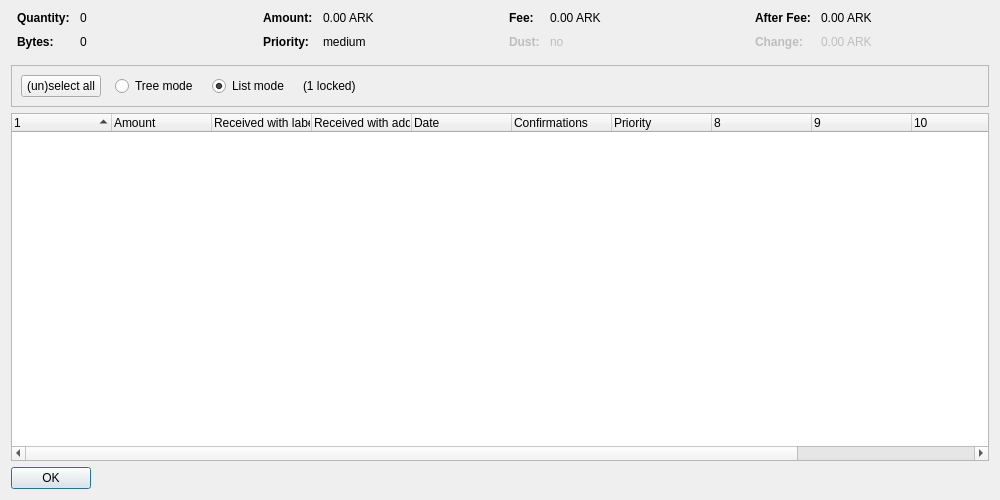
<?xml version="1.0" encoding="UTF-8"?>
<ui version="4.0">
 <class>CoinControlDialog</class>
 <widget class="QDialog" name="CoinControlDialog">
  <property name="geometry">
   <rect>
    <x>0</x>
    <y>0</y>
    <width>1000</width>
    <height>500</height>
   </rect>
  </property>
  <property name="windowTitle">
   <string>Coin Selection</string>
  </property>
  <layout class="QVBoxLayout" name="verticalLayout">
   <item>
    <layout class="QHBoxLayout" name="horizontalLayoutTop" stretch="0,0,0,0">
     <property name="topMargin">
      <number>0</number>
     </property>
     <property name="bottomMargin">
      <number>10</number>
     </property>
     <item>
      <layout class="QFormLayout" name="formLayoutCoinControl1">
       <property name="horizontalSpacing">
        <number>10</number>
       </property>
       <property name="verticalSpacing">
        <number>10</number>
       </property>
       <property name="leftMargin">
        <number>6</number>
       </property>
       <property name="rightMargin">
        <number>6</number>
       </property>
       <item row="0" column="0">
        <widget class="QLabel" name="labelCoinControlQuantityText">
         <property name="font">
          <font>
           <weight>75</weight>
           <bold>true</bold>
          </font>
         </property>
         <property name="text">
          <string>Quantity:</string>
         </property>
        </widget>
       </item>
       <item row="0" column="1">
        <widget class="QLabel" name="labelCoinControlQuantity">
         <property name="cursor">
          <cursorShape>IBeamCursor</cursorShape>
         </property>
         <property name="contextMenuPolicy">
          <enum>Qt::ActionsContextMenu</enum>
         </property>
         <property name="text">
          <string notr="true">0</string>
         </property>
         <property name="textInteractionFlags">
          <set>Qt::LinksAccessibleByMouse|Qt::TextSelectableByKeyboard|Qt::TextSelectableByMouse</set>
         </property>
        </widget>
       </item>
       <item row="1" column="0">
        <widget class="QLabel" name="labelCoinControlBytesText">
         <property name="font">
          <font>
           <weight>75</weight>
           <bold>true</bold>
          </font>
         </property>
         <property name="text">
          <string>Bytes:</string>
         </property>
        </widget>
       </item>
       <item row="1" column="1">
        <widget class="QLabel" name="labelCoinControlBytes">
         <property name="cursor">
          <cursorShape>IBeamCursor</cursorShape>
         </property>
         <property name="contextMenuPolicy">
          <enum>Qt::ActionsContextMenu</enum>
         </property>
         <property name="text">
          <string notr="true">0</string>
         </property>
         <property name="textInteractionFlags">
          <set>Qt::LinksAccessibleByMouse|Qt::TextSelectableByKeyboard|Qt::TextSelectableByMouse</set>
         </property>
        </widget>
       </item>
      </layout>
     </item>
     <item>
      <layout class="QFormLayout" name="formLayoutCoinControl2">
       <property name="horizontalSpacing">
        <number>10</number>
       </property>
       <property name="verticalSpacing">
        <number>10</number>
       </property>
       <property name="leftMargin">
        <number>6</number>
       </property>
       <property name="rightMargin">
        <number>6</number>
       </property>
       <item row="0" column="0">
        <widget class="QLabel" name="labelCoinControlAmountText">
         <property name="font">
          <font>
           <weight>75</weight>
           <bold>true</bold>
          </font>
         </property>
         <property name="text">
          <string>Amount:</string>
         </property>
        </widget>
       </item>
       <item row="0" column="1">
        <widget class="QLabel" name="labelCoinControlAmount">
         <property name="cursor">
          <cursorShape>IBeamCursor</cursorShape>
         </property>
         <property name="contextMenuPolicy">
          <enum>Qt::ActionsContextMenu</enum>
         </property>
         <property name="text">
          <string notr="true">0.00 ARK</string>
         </property>
         <property name="textInteractionFlags">
          <set>Qt::LinksAccessibleByMouse|Qt::TextSelectableByKeyboard|Qt::TextSelectableByMouse</set>
         </property>
        </widget>
       </item>
       <item row="1" column="0">
        <widget class="QLabel" name="labelCoinControlPriorityText">
         <property name="font">
          <font>
           <weight>75</weight>
           <bold>true</bold>
          </font>
         </property>
         <property name="text">
          <string>Priority:</string>
         </property>
        </widget>
       </item>
       <item row="1" column="1">
        <widget class="QLabel" name="labelCoinControlPriority">
         <property name="cursor">
          <cursorShape>IBeamCursor</cursorShape>
         </property>
         <property name="contextMenuPolicy">
          <enum>Qt::ActionsContextMenu</enum>
         </property>
         <property name="text">
          <string notr="true">medium</string>
         </property>
         <property name="textInteractionFlags">
          <set>Qt::LinksAccessibleByMouse|Qt::TextSelectableByKeyboard|Qt::TextSelectableByMouse</set>
         </property>
        </widget>
       </item>
      </layout>
     </item>
     <item>
      <layout class="QFormLayout" name="formLayoutCoinControl3">
       <property name="horizontalSpacing">
        <number>10</number>
       </property>
       <property name="verticalSpacing">
        <number>10</number>
       </property>
       <property name="leftMargin">
        <number>6</number>
       </property>
       <property name="rightMargin">
        <number>6</number>
       </property>
       <item row="0" column="0">
        <widget class="QLabel" name="labelCoinControlFeeText">
         <property name="font">
          <font>
           <weight>75</weight>
           <bold>true</bold>
          </font>
         </property>
         <property name="text">
          <string>Fee:</string>
         </property>
        </widget>
       </item>
       <item row="0" column="1">
        <widget class="QLabel" name="labelCoinControlFee">
         <property name="cursor">
          <cursorShape>IBeamCursor</cursorShape>
         </property>
         <property name="contextMenuPolicy">
          <enum>Qt::ActionsContextMenu</enum>
         </property>
         <property name="text">
          <string notr="true">0.00 ARK</string>
         </property>
         <property name="textInteractionFlags">
          <set>Qt::LinksAccessibleByMouse|Qt::TextSelectableByKeyboard|Qt::TextSelectableByMouse</set>
         </property>
        </widget>
       </item>
       <item row="1" column="0">
        <widget class="QLabel" name="labelCoinControlLowOutputText">
         <property name="enabled">
          <bool>false</bool>
         </property>
         <property name="font">
          <font>
           <weight>75</weight>
           <bold>true</bold>
          </font>
         </property>
         <property name="text">
          <string>Dust:</string>
         </property>
        </widget>
       </item>
       <item row="1" column="1">
        <widget class="QLabel" name="labelCoinControlLowOutput">
         <property name="enabled">
          <bool>false</bool>
         </property>
         <property name="cursor">
          <cursorShape>IBeamCursor</cursorShape>
         </property>
         <property name="contextMenuPolicy">
          <enum>Qt::ActionsContextMenu</enum>
         </property>
         <property name="text">
          <string notr="true">no</string>
         </property>
         <property name="textInteractionFlags">
          <set>Qt::LinksAccessibleByMouse|Qt::TextSelectableByKeyboard|Qt::TextSelectableByMouse</set>
         </property>
        </widget>
       </item>
      </layout>
     </item>
     <item>
      <layout class="QFormLayout" name="formLayoutCoinControl4">
       <property name="horizontalSpacing">
        <number>10</number>
       </property>
       <property name="verticalSpacing">
        <number>10</number>
       </property>
       <property name="leftMargin">
        <number>6</number>
       </property>
       <property name="rightMargin">
        <number>6</number>
       </property>
       <item row="0" column="0">
        <widget class="QLabel" name="labelCoinControlAfterFeeText">
         <property name="font">
          <font>
           <weight>75</weight>
           <bold>true</bold>
          </font>
         </property>
         <property name="text">
          <string>After Fee:</string>
         </property>
        </widget>
       </item>
       <item row="0" column="1">
        <widget class="QLabel" name="labelCoinControlAfterFee">
         <property name="cursor">
          <cursorShape>IBeamCursor</cursorShape>
         </property>
         <property name="contextMenuPolicy">
          <enum>Qt::ActionsContextMenu</enum>
         </property>
         <property name="text">
          <string notr="true">0.00 ARK</string>
         </property>
         <property name="textInteractionFlags">
          <set>Qt::LinksAccessibleByMouse|Qt::TextSelectableByKeyboard|Qt::TextSelectableByMouse</set>
         </property>
        </widget>
       </item>
       <item row="1" column="0">
        <widget class="QLabel" name="labelCoinControlChangeText">
         <property name="enabled">
          <bool>false</bool>
         </property>
         <property name="font">
          <font>
           <weight>75</weight>
           <bold>true</bold>
          </font>
         </property>
         <property name="text">
          <string>Change:</string>
         </property>
        </widget>
       </item>
       <item row="1" column="1">
        <widget class="QLabel" name="labelCoinControlChange">
         <property name="enabled">
          <bool>false</bool>
         </property>
         <property name="cursor">
          <cursorShape>IBeamCursor</cursorShape>
         </property>
         <property name="contextMenuPolicy">
          <enum>Qt::ActionsContextMenu</enum>
         </property>
         <property name="text">
          <string notr="true">0.00 ARK</string>
         </property>
         <property name="textInteractionFlags">
          <set>Qt::LinksAccessibleByMouse|Qt::TextSelectableByKeyboard|Qt::TextSelectableByMouse</set>
         </property>
        </widget>
       </item>
      </layout>
     </item>
    </layout>
   </item>
   <item>
    <widget class="QFrame" name="frame">
     <property name="minimumSize">
      <size>
       <width>0</width>
       <height>40</height>
      </size>
     </property>
     <property name="frameShape">
      <enum>QFrame::StyledPanel</enum>
     </property>
     <property name="frameShadow">
      <enum>QFrame::Sunken</enum>
     </property>
     <layout class="QHBoxLayout" name="horizontalLayout">
      <item>
       <layout class="QHBoxLayout" name="horizontalLayoutPanel" stretch="0,0,0,0,0">
        <property name="spacing">
         <number>14</number>
        </property>
        <item>
         <widget class="QPushButton" name="pushButtonSelectAll">
          <property name="sizePolicy">
           <sizepolicy hsizetype="Maximum" vsizetype="Fixed">
            <horstretch>0</horstretch>
            <verstretch>0</verstretch>
           </sizepolicy>
          </property>
          <property name="text">
           <string>(un)select all</string>
          </property>
          <property name="autoDefault">
           <bool>false</bool>
          </property>
         </widget>
        </item>
        <item>
         <widget class="QRadioButton" name="radioTreeMode">
          <property name="sizePolicy">
           <sizepolicy hsizetype="Maximum" vsizetype="Fixed">
            <horstretch>0</horstretch>
            <verstretch>0</verstretch>
           </sizepolicy>
          </property>
          <property name="text">
           <string>Tree mode</string>
          </property>
         </widget>
        </item>
        <item>
         <widget class="QRadioButton" name="radioListMode">
          <property name="sizePolicy">
           <sizepolicy hsizetype="Maximum" vsizetype="Fixed">
            <horstretch>0</horstretch>
            <verstretch>0</verstretch>
           </sizepolicy>
          </property>
          <property name="text">
           <string>List mode</string>
          </property>
          <property name="checked">
           <bool>true</bool>
          </property>
         </widget>
        </item>
        <item>
         <widget class="QLabel" name="labelLocked">
          <property name="text">
           <string notr="true">(1 locked)</string>
          </property>
         </widget>
        </item>
        <item>
         <spacer name="horizontalSpacer">
          <property name="orientation">
           <enum>Qt::Horizontal</enum>
          </property>
          <property name="sizeHint" stdset="0">
           <size>
            <width>40</width>
            <height>20</height>
           </size>
          </property>
         </spacer>
        </item>
       </layout>
      </item>
     </layout>
    </widget>
   </item>
   <item>
    <widget class="CoinControlTreeWidget" name="treeWidget">
     <property name="contextMenuPolicy">
      <enum>Qt::CustomContextMenu</enum>
     </property>
     <property name="sortingEnabled">
      <bool>false</bool>
     </property>
     <property name="columnCount">
      <number>12</number>
     </property>
     <attribute name="headerShowSortIndicator" stdset="0">
      <bool>true</bool>
     </attribute>
     <attribute name="headerStretchLastSection">
      <bool>false</bool>
     </attribute>
     <column>
      <property name="text">
       <string/>
      </property>
     </column>
     <column>
      <property name="text">
       <string>Amount</string>
      </property>
     </column>
     <column>
      <property name="text">
       <string>Received with label</string>
      </property>
     </column>
     <column>
      <property name="text">
       <string>Received with address</string>
      </property>
     </column>
     <column>
      <property name="text">
       <string>Date</string>
      </property>
     </column>
     <column>
      <property name="text">
       <string>Confirmations</string>
      </property>
      <property name="toolTip">
       <string>Confirmed</string>
      </property>
     </column>
     <column>
      <property name="text">
       <string>Priority</string>
      </property>
     </column>
     <column>
      <property name="text">
       <string/>
      </property>
     </column>
     <column>
      <property name="text">
       <string/>
      </property>
     </column>
     <column>
      <property name="text">
       <string/>
      </property>
     </column>
     <column>
      <property name="text">
       <string/>
      </property>
     </column>
     <column>
      <property name="text">
       <string/>
      </property>
     </column>
    </widget>
   </item>
   <item>
    <widget class="QDialogButtonBox" name="buttonBox">
     <property name="sizePolicy">
      <sizepolicy hsizetype="Maximum" vsizetype="Fixed">
       <horstretch>0</horstretch>
       <verstretch>0</verstretch>
      </sizepolicy>
     </property>
     <property name="orientation">
      <enum>Qt::Horizontal</enum>
     </property>
     <property name="standardButtons">
      <set>QDialogButtonBox::Ok</set>
     </property>
    </widget>
   </item>
  </layout>
 </widget>
 <customwidgets>
  <customwidget>
   <class>CoinControlTreeWidget</class>
   <extends>QTreeWidget</extends>
   <header>coincontroltreewidget.h</header>
  </customwidget>
 </customwidgets>
 <resources/>
 <connections/>
</ui>
